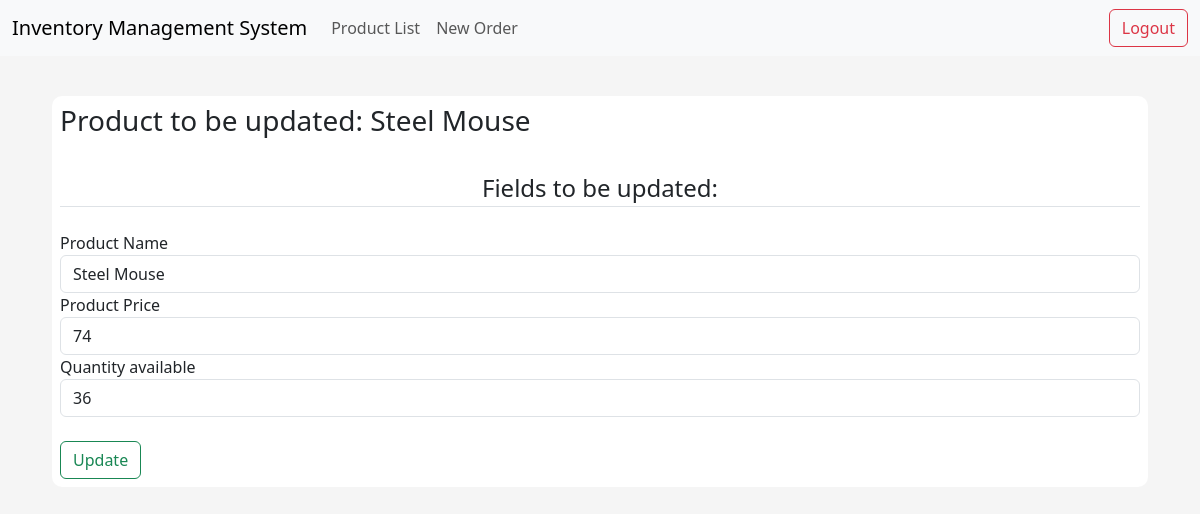
The page /product/8/update on the database as committed earlier.
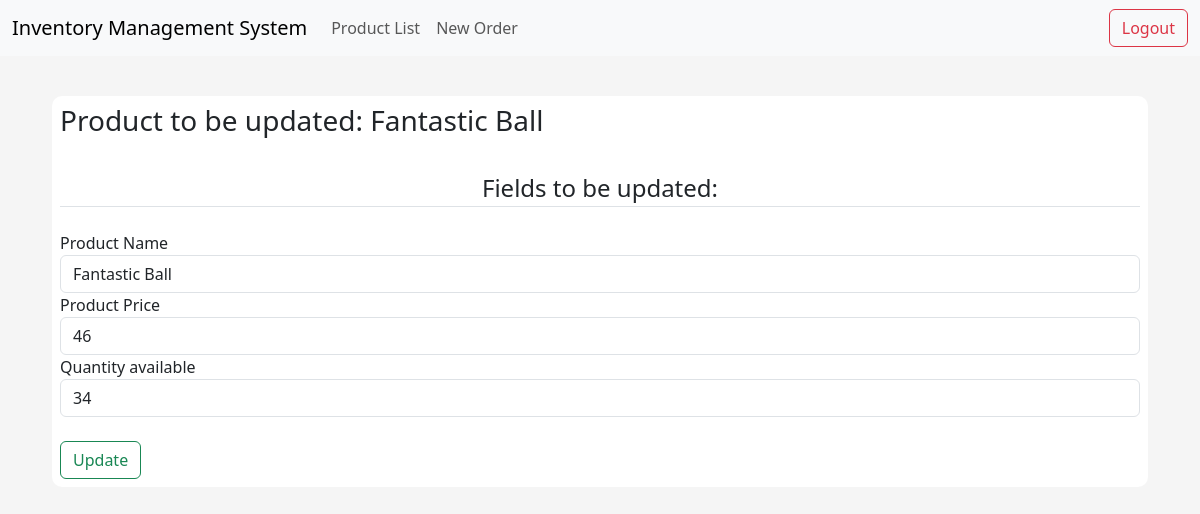
The same page on the database as committed later.
### app/models/tables.py (models this page shows, shortened)
class Product(db.Model):
    __tablename__ = "product"
    id = db.Column(db.Integer, primary_key=True)
    name = db.Column(db.String(50), nullable=False, unique=True)
    price = db.Column(db.Float, nullable=False)
    quantity_available = db.Column(db.Integer)

### app/controllers/default.py (the view)
@app.route("/product/<id>/update", methods=["GET", "POST"])
def update_product(id):
    product = Product.query.get(id)
    products = Product.query.order_by(Product.id).all()
    form = EditProductForm(obj=product)
    if form.validate_on_submit():
        product.name = form.name.data
        product.price = form.price.data
        product.quantity_available = form.quantity_available.data
        db.session.commit()
        return redirect(url_for("products", products=products))
    return render_template("edit_product.html", product=product, form=form)

### app/models/forms.py (shortened to what this page needs)
class EditProductForm(FlaskForm):
    name = StringField(label="Product Name", validators=[DataRequired()])
    price = IntegerField(label="Product Price", validators=[DataRequired()])
    quantity_available = IntegerField(
        label="Quantity available", validators=[DataRequired()]
    )
    submit_button = SubmitField(label="Update")

### app/templates/edit_product.html (shortened to what this page needs)
{% extends "index.html" %}
{% block body %}
<div class="content-section">
    <h3 class="h3-product-name">Product to be updated: {{ product.name }}</h3><br>
    {% block form %}
    <form method="POST" action="">
            <legend class="border-bottom pd-2 mb-4 text-center">Fields to be updated:</legend>
            <div class="form-group">
                {{ form.name.label }}
                {{ form.name(class="form-control", placeholder=product.name) }}
                {{ form.price.label }}
                {{ form.price(class="form-control", placeholder=product.price) }}
                {{ form.quantity_available.label }}
                {{ form.quantity_available(class="form-control", placeholder=product.quantity_available) }}
                <div class="form-group pt-4">
                    {{ form.submit_button(class="btn btn-outline-success") }}
                </div>
            </div>
    </form>
    {% endblock form %}
</div>
{% endblock body %}

Rows that differ between the two databases and show on the page:
changed Product: name "Steel Mouse" → "Fantastic Ball"; price "74" → "46"; quantity_available "36" → "34"
